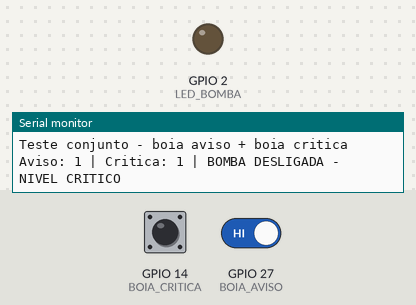
Recording of a program running on a simulated ESP32. Parts: output pins drawn as LEDs (lit = HIGH), the last lines printed to the serial monitor. The test bench sets the inputs (shaded band); at power-on: GPIO 14 (BOIA_CRITICA) HIGH, GPIO 27 (BOIA_AVISO) HIGH.

Above: at 2.2 s.
2.3 s: GPIO 14 (BOIA_CRITICA) pulled LOW for 0.15 s
At 2.4 s:
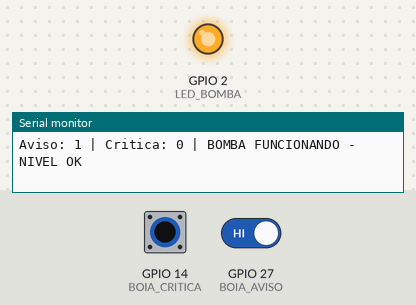
4.0 s: GPIO 14 (BOIA_CRITICA) pulled LOW for 3.2 s
At 8.0 s:
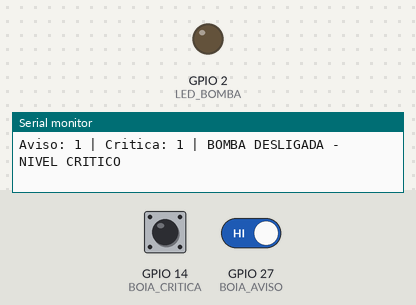
8.7 s: GPIO 14 (BOIA_CRITICA) driven LOW and GPIO 27 (BOIA_AVISO) driven LOW
At 9.2 s:
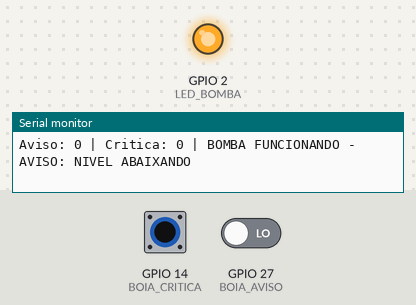
10.2 s: GPIO 14 (BOIA_CRITICA) driven HIGH
At 11.6 s:
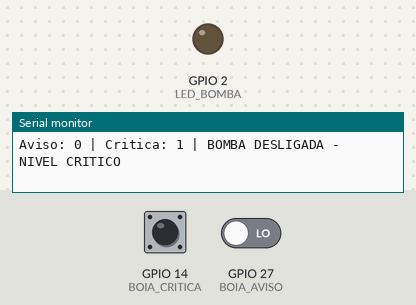
Timing chart, 0 to 12.7 s (numbered marks = the images above; inputs shaded):
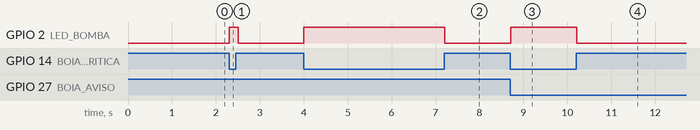

Measured:
- after the input at 2.3 s, GPIO 2 (LED_BOMBA): LOW → HIGH at once, → LOW 0.20 s later
- after the input at 4.0 s, GPIO 2 (LED_BOMBA): LOW → HIGH at once, → LOW 3.2 s later
- after the input at 8.7 s, GPIO 2 (LED_BOMBA): LOW → HIGH at once
- after the input at 10.2 s, GPIO 2 (LED_BOMBA): HIGH → LOW at once

The program:

main.cpp
```cpp
#include <Arduino.h>

// -------------------- PINOS --------------------
#define BOIA_AVISO 27
#define BOIA_CRITICA 14
#define LED_BOMBA 2

// -------------------- LÓGICA DAS BOIAS --------------------
// Boia aviso:
// 0 = nível abaixando
// 1 = nível OK
#define AVISO_NIVEL_BAIXO LOW
#define AVISO_NIVEL_OK HIGH

// Boia crítica:
// Pelo seu teste, caída está lendo 1.
// Então:
// 1 = nível crítico / bomba desliga
// 0 = nível ainda seguro / bomba funciona
#define CRITICA_NIVEL_CRITICO HIGH
#define CRITICA_NIVEL_OK LOW

// -------------------- VARIÁVEIS --------------------
int ultimoAviso = -1;
int ultimaCritica = -1;
int ultimoEstadoBomba = -1;

void setup()
{
  Serial.begin(115200);
  delay(1000);

  pinMode(BOIA_AVISO, INPUT_PULLUP);
  pinMode(BOIA_CRITICA, INPUT_PULLUP);
  pinMode(LED_BOMBA, OUTPUT);

  digitalWrite(LED_BOMBA, LOW);

  Serial.println("Teste conjunto - boia aviso + boia critica");
}

void loop()
{
  int aviso = digitalRead(BOIA_AVISO);
  int critica = digitalRead(BOIA_CRITICA);

  int bombaLigada;

  // -------------------- LÓGICA PRINCIPAL --------------------
  if (critica == CRITICA_NIVEL_CRITICO)
  {
    bombaLigada = 0;
    digitalWrite(LED_BOMBA, LOW);
  }
  else
  {
    bombaLigada = 1;
    digitalWrite(LED_BOMBA, HIGH);
  }

  // -------------------- PRINTA SOMENTE QUANDO MUDA --------------------
  if (aviso != ultimoAviso || critica != ultimaCritica || bombaLigada != ultimoEstadoBomba)
  {
    ultimoAviso = aviso;
    ultimaCritica = critica;
    ultimoEstadoBomba = bombaLigada;

    Serial.print("Aviso: ");
    Serial.print(aviso);

    Serial.print(" | Critica: ");
    Serial.print(critica);

    Serial.print(" | ");

    if (bombaLigada == 0)
    {
      Serial.println("BOMBA DESLIGADA - NIVEL CRITICO");
    }
    else
    {
      if (aviso == AVISO_NIVEL_BAIXO)
      {
        Serial.println("BOMBA FUNCIONANDO - AVISO: NIVEL ABAIXANDO");
      }
      else
      {
        Serial.println("BOMBA FUNCIONANDO - NIVEL OK");
      }
    }
  }

  delay(100);
}
```
